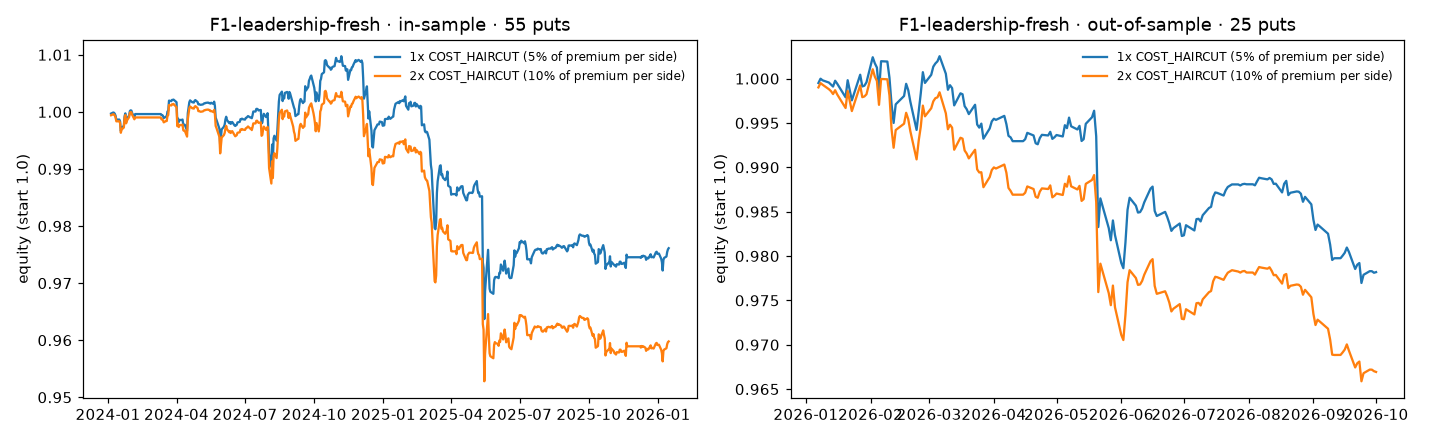
#> input picture research/runs/portfolio_F1-leadership-fresh.png, 1430 x 440 px
$ python -i adverse_intact_economics.py   (imports and definitions only)
#> lines starting #> are read from the running program, lines starting #| are printed output that depends on the picture
"""Experiment 8 economic stage: adverse-current / intact-forward.

The semantic feasibility gate is frozen and is never re-evaluated here.  This
module owns the economic stage only:

* Step 1, ``coverage``, is outcome-blind.  It reads row existence and keys from
  the frozen ``earnings_payoff_results/outcomes.sqlite`` panel and decides
  whether the frozen primary cell has enough market coverage to proceed.  It
  never reads a return column.
* Step 2 onward, ``run`` after the coverage floor is frozen and passed, reuses
  the exact Experiment-6 paired event-minus-ordinary construction, the
  issuer-aware cluster bootstrap and the inherited cost model, with the
  Experiment-8 seed (20261008) and floors (20 events / 10 issuer clusters).

The frozen semantic inputs (``adverse_intact_results/guidance_table.json``,
``gate.json``, ``protocol.json``, ``semantic_event_table.json``) and the frozen
market inputs (``outcomes.sqlite``, ``outcome_lock.json``, ``controls.json``)
are opened read-only.  No 2026 filing, price or option record, no judges or
sealed artifact and no new Massive or JEV request is made.
"""
import argparse
import hashlib
import json
import sqlite3
from functools import lru_cache
from pathlib import Path

import numpy as np
import pandas as pd

from jev_experiment import ROOT, digest

RESULTS = ROOT / 'adverse_intact_results'
ECONOMIC = RESULTS / 'economic'
GUIDANCE = RESULTS / 'guidance_table.json'
GUIDANCE_HASH = RESULTS / 'guidance_table_hash.json'
MARKET = ROOT / 'earnings_payoff_results'
OUTCOMES = MARKET / 'outcomes.sqlite'
OUTCOME_LOCK = MARKET / 'outcome_lock.json'
CONTROLS = MARKET / 'controls.json'
RESULTS_MD = ROOT.parent / 'docs/research/ADVERSE_INTACT_RESULTS.md'
SUMMARY_JSON = ROOT / 'ADVERSE_INTACT_SUMMARY.json'
README = ROOT / 'README.md'

# Section 2.  The primary cell is Experiment 6's frozen cell with the primary
# horizon moved to +21 sessions for Experiment 8.  It is never varied.
PRIMARY = {
    'strategy': 'cash_secured_put', 'bucket': '3-6m', 'otm': 0.05,
    'entry_delay': 0.0, 'stale': 0.0, 'haircut': 0.05, 'horizon': '21',
}
TOL = 1e-9
HORIZONS = [1, 2, 3, 5, 10, 21, 42, 63, 'exp']
STRATEGIES = ['long_call', 'covered_call', 'protective_put', 'collar', 'cash_secured_put']
SENSITIVITY = {
    'otm': [0.03, 0.05, 0.10], 'bucket': ['1m', '2m', '3-6m'],
    'entry_delay': [0, 1], 'stale': [0, 3], 'haircut': [0.0, 0.05, 0.10],
}
# Frozen inference constants; mirrors earnings_payoff_experiment's exact logic
# with the Experiment-8 seed and floors from docs/research/ADVERSE_INTACT_PROTOCOL.md.
INFERENCE = {
    'draws': 1000, 'seed': 20261008, 'min_finite_fraction': 0.80,
    'min_matched_events': 20, 'min_issuer_clusters': 10,
}
COVERAGE_FLOOR = {'min_events': 20, 'min_distinct_ciks': 10}
EXPECTED_COUNTS = {'INTACT_FORWARD': 42, 'GUIDANCE_ONLY_INTACT': 49,
                   'DETERIORATED_FORWARD': 14}
# Requirement inherited from Experiment 6: an event needs >=2 usable controls.
MIN_CONTROLS_PER_EVENT = 2
METRICS = ['gross', 'net']

# Key/setting columns only for the outcome-blind coverage read.
KEY_COLUMNS = ['parent_accession', 'cik', 'kind', 'entry_date']
MARKET_COLUMNS = ['unit_id', 'parent_accession', 'cik', 'kind', 'bucket', 'otm',
                  'entry_delay', 'stale', 'haircut', 'horizon', 'strategy', 'net',
                  'gross', 'cost', 'capital_per_spot', 'directional_return']

_MANIFEST = {}


# --------------------------------------------------------------------------
# Integrity and frozen inputs
# --------------------------------------------------------------------------
def sha256_file(path):
    return hashlib.sha256(Path(path).read_bytes()).hexdigest()


# [77 lines left out: functions write_json, emit, save_json, flush_manifest, load_guidance, outcome_lock and 1 more, not called in this run]


def open_market():
    outcome_lock()
    return sqlite3.connect('file:%s?mode=ro' % OUTCOMES, uri=True)


# --------------------------------------------------------------------------
# Cell selection
# --------------------------------------------------------------------------
def _close(series, value):
    return np.isclose(series.to_numpy(dtype=float), float(value), atol=TOL, rtol=0.0)


# [82 lines left out: functions cell_mask, read_market, coverage_numbers, stage_coverage, not called in this run]


# --------------------------------------------------------------------------
# Step 2: paired construction (exact Experiment-6 logic, Experiment-8 floors)
# --------------------------------------------------------------------------
def paired(frame, metric='net'):
    """Experiment-6 paired construction: event minus mean of its usable controls.

    ``work`` drops rows whose metric is missing; each event's ordinary baseline
    is the mean of its control values over its distinct control entry dates;
    an event needs at least two usable controls.  Missing values are never
    replaced with zero and every exclusion is counted.
    """
    total_rows = len(frame)
    present_event_rows = int((frame['kind'] == 'event').sum())
    present_control_rows = int((frame['kind'] == 'control').sum())
    work = frame.dropna(subset=[metric]).copy()
    dropped_missing_metric = total_rows - len(work)
    event = work[work['kind'] == 'event'].copy()
    controls = work[work['kind'] == 'control'].copy()
    ordinary = controls.groupby('parent_accession')[metric].agg(
        ['mean', 'count', 'median']).rename(
        columns={'mean': 'control_mean', 'count': 'control_n',
                 'median': 'control_median'})
    event = event.merge(ordinary, left_on='parent_accession', right_index=True,
                        how='left', validate='many_to_one')
    no_controls = int(event['control_n'].isna().sum())
    below = int((event['control_n'] < MIN_CONTROLS_PER_EVENT).sum()) - no_controls
    event = event[event['control_n'] >= MIN_CONTROLS_PER_EVENT].copy()
    event['difference'] = event[metric] - event['control_mean']
    exclusions = {
        'frame_rows': total_rows,
        'event_rows_present': present_event_rows,
        'control_rows_present': present_control_rows,
        'dropped_missing_metric': dropped_missing_metric,
        'events_without_usable_controls': no_controls,
        'events_below_min_controls': max(below, 0),
        'events_retained': len(event),
        'control_rows_used': int(event['control_n'].sum()),
    }
    return event, controls, exclusions


# [29 lines left out: functions bootstrap_weights, cluster_interval, not called in this run]


def summarize(frame, metric='net'):
    events, controls, exclusions = paired(frame, metric)
    n = len(events)
    clusters = int(events['cik'].nunique()) if n else 0
    interval = cluster_interval(events, 'difference')
    point = lambda column: float(events[column].mean()) if n else None
    return {
        'metric': metric,
        'matched_events': n,
        'issuer_clusters': clusters,
        'usable_controls': int(events['control_n'].sum()) if n else 0,
        'available_event_rows': int((frame['kind'] == 'event').sum()),
        'available_control_rows': int((frame['kind'] == 'control').sum()),
        'event_mean': point(metric),
        'event_median': float(events[metric].median()) if n else None,
        'ordinary_mean_event_weighted': point('control_mean'),
        'ordinary_median_of_event_control_means': float(events['control_mean'].median())
        if n else None,
        'net_edge': point('difference'),
        'ci95': interval,
        'event_q05': float(events[metric].quantile(.05)) if n else None,
        'ordinary_q05_of_event_control_means': float(events['control_mean'].quantile(.05))
        if n else None,
        'max_issuer_share': float(events['cik'].value_counts().max() / n) if n else None,
        'mean_cost': point('cost'),
        'mean_capital_per_spot': point('capital_per_spot'),
        'exclusions': exclusions,
    }


# --------------------------------------------------------------------------
# Step 5: horizons, strategies, sensitivity, maintained/raised split
# --------------------------------------------------------------------------
# [221 lines left out: functions cell_frame, horizon_rows, strategy_rows, sensitivity_cells, sensitivity_rows, maintained_raised_split and 5 more, not called in this run]


# --------------------------------------------------------------------------
# Reporting
# --------------------------------------------------------------------------
def _fmt(value, digits=6):
    return 'null' if value is None else ('%+.' + str(digits) + 'f') % value


# [137 lines left out: functions write_results, _interval, not called in this run]


def _spec_label(row):
    return ('otm %s, bucket %s, delay %s, stale %s, haircut %s'
            % (row['otm'], row['bucket'], row['entry_delay'], row['stale'], row['haircut']))


# --------------------------------------------------------------------------
# Orchestration
# --------------------------------------------------------------------------
# [120 lines left out: functions update_summary, update_readme, run, stage_selftest, not called in this run]


# [11 lines not run here, left out]

>>> import cv2
>>> picture = cv2.imread('runs/portfolio_F1-leadership-fresh.png', cv2.IMREAD_GRAYSCALE)
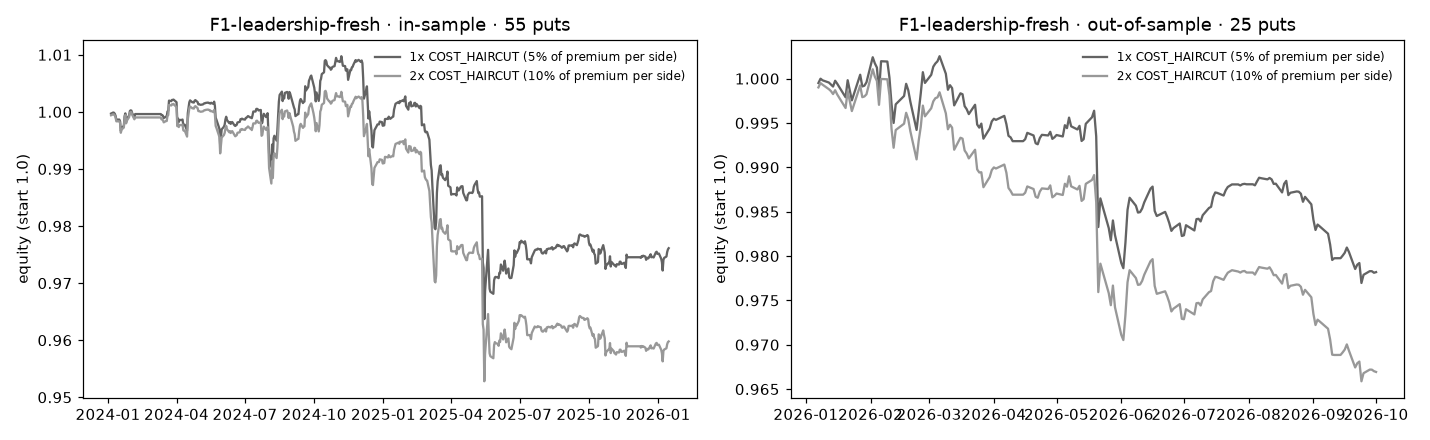
#> picture: shape (440, 1430); min 0, max 255, mean 244.9
>>> result = summarize(picture)
#> in paired, `total_rows = len(frame)`: total_rows = 440
#> (the run stopped early here; a loop or call above may not have finished)
